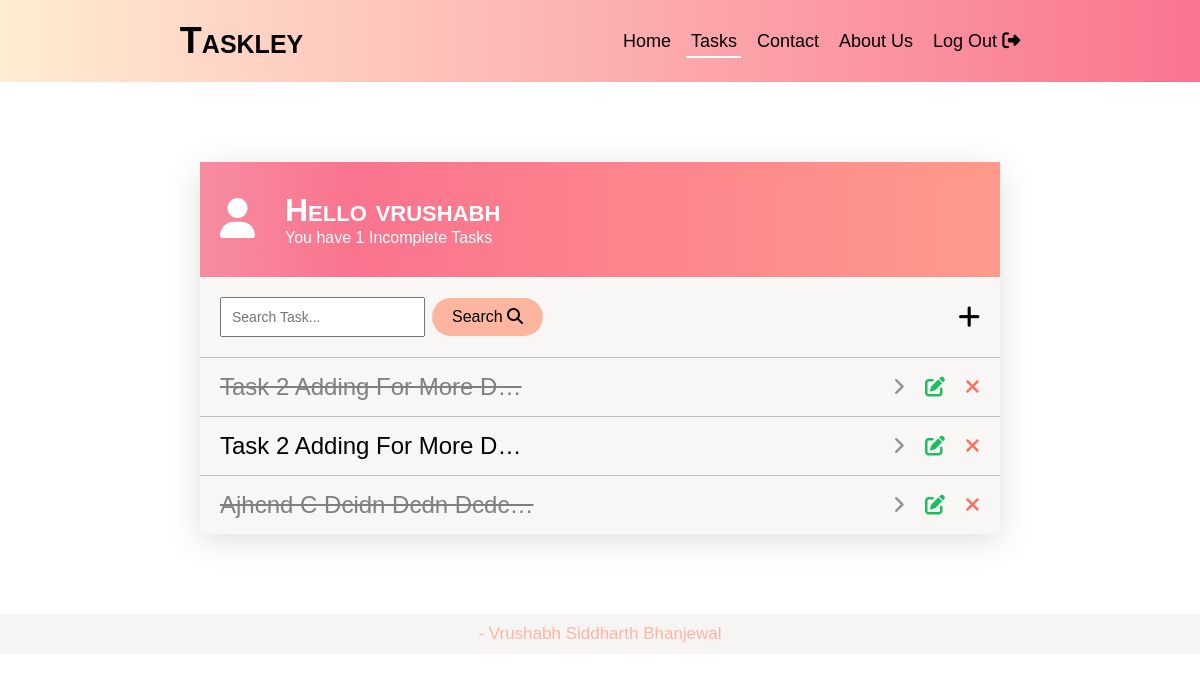
The app's page / (signed in) with its own data.
### app1/models.py (models this page shows, shortened)
class Task(models.Model):
    user=models.ForeignKey(User,on_delete=models.CASCADE)
    title=models.CharField(max_length=200)
    desc=models.TextField(null=True)
    complete=models.BooleanField(default=False,null=True)
    created=models.DateTimeField(auto_now_add=True)

### app1/views.py (the view)
# urls.py: path('', views.todoList ,name='list'),
@login_required
def todoList(request):
    data=Task.objects.filter(user=request.user)
    count=Task.objects.filter(user=request.user,complete=False).count()
    search=request.GET.get('search-area') or ''
    if search:
        data=data.filter(title__icontains=search)
    return render(request,'app1/todo_list.html',{'data':data,'count':count,'search':search})

### templates/app1/todo_list.html (shortened to what this page needs)
{% extends 'layout/base.html' %}
{% block navbar %}
<p><a href="#">Home</a></p>
<p class="active"><a href="{% url 'list' %}">Tasks</a></p>
<p><a href="#">Contact</a></p>
<p><a href="#">About Us</a></p>
<p><a href="{% url 'logout' %}">Log Out <i class="fa-solid fa-right-from-bracket"></i></a></p>
{% endblock%}
{% block content %}
<div class="user-task">
    <div class="task-head">
        <span><i class="fa-solid fa-user"></i></span>
        <div>
            <h1 class="heading"> Hello {{user.username}}</h1>
            <p>You have {{count}} Incomplete Tasks</p>
        </div>
    </div>
    <div class="task-search">
        <form action="" method="get">
            <input type="text" value="{{search}}" placeholder="Search Task..." name="search-area" >
            <button>Search <i class="fa-solid fa-magnifying-glass"></i></button>
        </form>
        <span>
            <a href="{% url 'add' %}"><i class="fa-solid fa-plus"></i></a>
        </span>
    </div>
    <div class="task-list">
        {% for task in data %}
            <div class="task-item ">
                <p class="{% if task.complete %}strike{% endif %}">{{task.title|truncatechars:25}}</p>
                <div class="task-icons">
                    <a href="{% url 'details' task.id %}"><i class="fa-solid fa-angle-right"></i></a>
                    <a href="{% url 'edit' task.id %}"><i class="fa-solid fa-pen-to-square"></i></a>
                    <a href="{% url 'deleted' task.id %}"><i class="fa-solid fa-xmark"></i></a>
                </div>
            </div>
        {% endfor %}
    </div>
</div>
{% endblock %}

### static1/css/style1.css (style rules this page uses)
* { font-family: 'Lucida Sans', 'Lucida Sans Regular', 'Lucida Grande', 'Lucida Sans Unicode', Geneva, Verdana, sans-serif; padding: 0; margin: 0; box-sizing: border-box; }
html { scroll-behavior: smooth; overflow-x: hidden; }
.heading { font-variant: small-caps; }
.user-task { margin: 5rem auto; max-width: 800px; min-width: 400px; background-color: #f9f6f6; box-shadow: rgba(100, 100, 111, 0.2) 0px 7px 29px 0px; }
.strike { text-decoration: line-through; color: gray; }

### records on screen
Task: title "Task 2 Adding For More D…"
Task: title "Task 2 Adding For More D…"
Task: title "Ajhcnd C Dcidn Dcdn Dcdc…"

### other values on screen
{{ user.username }} "vrushabh"
{{ count }} "1"
